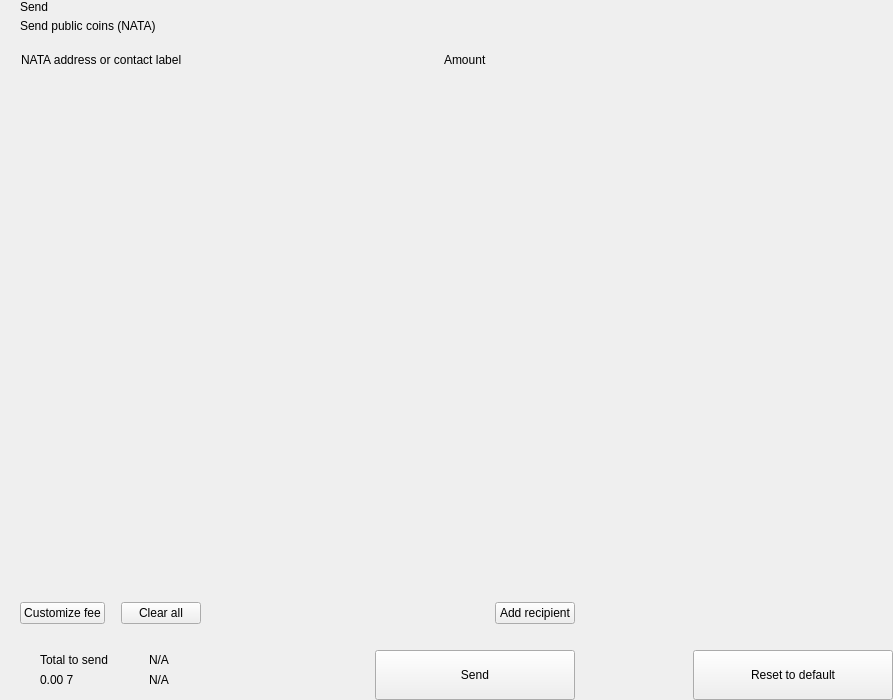
<?xml version="1.0" encoding="UTF-8"?>
<ui version="4.0">
 <class>send</class>
 <widget class="QWidget" name="send">
  <property name="geometry">
   <rect>
    <x>0</x>
    <y>0</y>
    <width>893</width>
    <height>700</height>
   </rect>
  </property>
  <property name="windowTitle">
   <string>Form</string>
  </property>
  <layout class="QHBoxLayout" name="horizontalLayout_2" stretch="2,1">
   <property name="spacing">
    <number>0</number>
   </property>
   <property name="leftMargin">
    <number>0</number>
   </property>
   <property name="topMargin">
    <number>0</number>
   </property>
   <property name="rightMargin">
    <number>0</number>
   </property>
   <property name="bottomMargin">
    <number>0</number>
   </property>
   <item>
    <widget class="QWidget" name="left" native="true">
     <layout class="QVBoxLayout" name="verticalLayout_3">
      <property name="spacing">
       <number>0</number>
      </property>
      <property name="leftMargin">
       <number>0</number>
      </property>
      <property name="topMargin">
       <number>0</number>
      </property>
      <property name="rightMargin">
       <number>0</number>
      </property>
      <property name="bottomMargin">
       <number>0</number>
      </property>
      <item>
       <layout class="QVBoxLayout" name="verticalLayout_22" stretch="0,0,0,1,0,0,0,0">
        <property name="spacing">
         <number>0</number>
        </property>
        <item>
         <layout class="QHBoxLayout" name="horizontalLayout_3">
          <property name="spacing">
           <number>0</number>
          </property>
          <property name="leftMargin">
           <number>20</number>
          </property>
          <property name="rightMargin">
           <number>20</number>
          </property>
          <item>
           <layout class="QVBoxLayout" name="verticalLayout">
            <property name="spacing">
             <number>5</number>
            </property>
            <item>
             <widget class="QLabel" name="labelTitle">
              <property name="text">
               <string>Send</string>
              </property>
              <property name="alignment">
               <set>Qt::AlignLeading|Qt::AlignLeft|Qt::AlignVCenter</set>
              </property>
             </widget>
            </item>
            <item>
             <widget class="QLabel" name="labelSubtitle1">
              <property name="text">
               <string>Send public coins (NATA)</string>
              </property>
             </widget>
            </item>
           </layout>
          </item>
          <item>
           <spacer name="horizontalSpacer">
            <property name="orientation">
             <enum>Qt::Horizontal</enum>
            </property>
            <property name="sizeHint" stdset="0">
             <size>
              <width>40</width>
              <height>20</height>
             </size>
            </property>
           </spacer>
          </item>
         </layout>
        </item>
        <item>
         <spacer name="verticalSpacer_2">
          <property name="orientation">
           <enum>Qt::Vertical</enum>
          </property>
          <property name="sizeType">
           <enum>QSizePolicy::Fixed</enum>
          </property>
          <property name="sizeHint" stdset="0">
           <size>
            <width>20</width>
            <height>20</height>
           </size>
          </property>
         </spacer>
        </item>
        <item>
         <layout class="QHBoxLayout" name="horizontalLayout" stretch="6,0,2">
          <property name="spacing">
           <number>0</number>
          </property>
          <property name="leftMargin">
           <number>10</number>
          </property>
          <property name="topMargin">
           <number>0</number>
          </property>
          <property name="rightMargin">
           <number>20</number>
          </property>
          <property name="bottomMargin">
           <number>0</number>
          </property>
          <item>
           <widget class="QLabel" name="labelSubtitleAddress">
            <property name="styleSheet">
             <string notr="true">margin-left:8px;</string>
            </property>
            <property name="text">
             <string>NATA address or contact label</string>
            </property>
           </widget>
          </item>
          <item>
           <spacer name="horizontalSpacer_3">
            <property name="orientation">
             <enum>Qt::Horizontal</enum>
            </property>
            <property name="sizeType">
             <enum>QSizePolicy::Fixed</enum>
            </property>
            <property name="sizeHint" stdset="0">
             <size>
              <width>40</width>
              <height>1</height>
             </size>
            </property>
           </spacer>
          </item>
          <item>
           <widget class="QLabel" name="labelSubtitleAmount">
            <property name="text">
             <string>Amount</string>
            </property>
           </widget>
          </item>
         </layout>
        </item>
        <item>
         <widget class="QScrollArea" name="scrollArea">
          <property name="minimumSize">
           <size>
            <width>0</width>
            <height>350</height>
           </size>
          </property>
          <property name="styleSheet">
           <string notr="true">#scrollArea {
            background:transparent;
            margin-top:10px;
}</string>
          </property>
          <property name="horizontalScrollBarPolicy">
           <enum>Qt::ScrollBarAlwaysOff</enum>
          </property>
          <property name="sizeAdjustPolicy">
           <enum>QAbstractScrollArea::AdjustIgnored</enum>
          </property>
          <property name="widgetResizable">
           <bool>true</bool>
          </property>
          <property name="alignment">
           <set>Qt::AlignLeading|Qt::AlignLeft|Qt::AlignTop</set>
          </property>
          <widget class="QWidget" name="scrollAreaWidgetContents">
           <property name="geometry">
            <rect>
             <x>0</x>
             <y>0</y>
             <width>591</width>
             <height>16</height>
            </rect>
           </property>
           <property name="sizePolicy">
            <sizepolicy hsizetype="Preferred" vsizetype="Maximum">
             <horstretch>0</horstretch>
             <verstretch>0</verstretch>
            </sizepolicy>
           </property>
           <property name="autoFillBackground">
            <bool>false</bool>
           </property>
           <property name="styleSheet">
            <string notr="true">#scrollAreaWidgetContents {
             background:transparent;
             }</string>
           </property>
           <layout class="QVBoxLayout" name="verticalLayout_7">
            <property name="spacing">
             <number>0</number>
            </property>
            <property name="sizeConstraint">
             <enum>QLayout::SetDefaultConstraint</enum>
            </property>
            <property name="leftMargin">
             <number>0</number>
            </property>
            <property name="topMargin">
             <number>0</number>
            </property>
            <property name="rightMargin">
             <number>0</number>
            </property>
            <property name="bottomMargin">
             <number>0</number>
            </property>
           </layout>
          </widget>
         </widget>
        </item>
        <item>
         <spacer name="verticalSpacer_4">
          <property name="orientation">
           <enum>Qt::Vertical</enum>
          </property>
          <property name="sizeType">
           <enum>QSizePolicy::Fixed</enum>
          </property>
          <property name="sizeHint" stdset="0">
           <size>
            <width>20</width>
            <height>20</height>
           </size>
          </property>
         </spacer>
        </item>
        <item>
         <layout class="QHBoxLayout" name="horizontalLayout_20">
          <property name="spacing">
           <number>6</number>
          </property>
          <property name="leftMargin">
           <number>20</number>
          </property>
          <property name="rightMargin">
           <number>20</number>
          </property>
          <item>
           <widget class="QPushButton" name="pushButtonFee">
            <property name="focusPolicy">
             <enum>Qt::NoFocus</enum>
            </property>
            <property name="text">
             <string>Customize fee</string>
            </property>
           </widget>
          </item>
          <item>
           <spacer name="horizontalSpacer_11">
            <property name="orientation">
             <enum>Qt::Horizontal</enum>
            </property>
            <property name="sizeType">
             <enum>QSizePolicy::Minimum</enum>
            </property>
            <property name="sizeHint" stdset="0">
             <size>
              <width>10</width>
              <height>20</height>
             </size>
            </property>
           </spacer>
          </item>
          <item>
           <widget class="QPushButton" name="pushButtonClear">
            <property name="focusPolicy">
             <enum>Qt::NoFocus</enum>
            </property>
            <property name="layoutDirection">
             <enum>Qt::RightToLeft</enum>
            </property>
            <property name="text">
             <string>Clear all</string>
            </property>
           </widget>
          </item>
          <item>
           <spacer name="horizontalSpacer_2">
            <property name="orientation">
             <enum>Qt::Horizontal</enum>
            </property>
            <property name="sizeHint" stdset="0">
             <size>
              <width>40</width>
              <height>20</height>
             </size>
            </property>
           </spacer>
          </item>
          <item>
           <widget class="QPushButton" name="pushButtonAddRecipient">
            <property name="focusPolicy">
             <enum>Qt::NoFocus</enum>
            </property>
            <property name="text">
             <string>Add recipient</string>
            </property>
           </widget>
          </item>
         </layout>
        </item>
        <item>
         <spacer name="verticalSpacer">
          <property name="orientation">
           <enum>Qt::Vertical</enum>
          </property>
          <property name="sizeType">
           <enum>QSizePolicy::Fixed</enum>
          </property>
          <property name="sizeHint" stdset="0">
           <size>
            <width>20</width>
            <height>16</height>
           </size>
          </property>
         </spacer>
        </item>
        <item>
         <layout class="QHBoxLayout" name="horizontalLayout_7">
          <property name="rightMargin">
           <number>20</number>
          </property>
          <item>
           <layout class="QHBoxLayout" name="horizontalLayout_10">
            <property name="spacing">
             <number>0</number>
            </property>
            <property name="leftMargin">
             <number>8</number>
            </property>
            <item>
             <widget class="QStackedWidget" name="stackedWidget">
              <property name="minimumSize">
               <size>
                <width>0</width>
                <height>60</height>
               </size>
              </property>
              <property name="maximumSize">
               <size>
                <width>16777215</width>
                <height>60</height>
               </size>
              </property>
              <widget class="QWidget" name="page1">
               <layout class="QVBoxLayout" name="verticalLayout_71" stretch="0">
                <property name="spacing">
                 <number>6</number>
                </property>
                <property name="leftMargin">
                 <number>12</number>
                </property>
                <property name="topMargin">
                 <number>0</number>
                </property>
                <property name="rightMargin">
                 <number>0</number>
                </property>
                <property name="bottomMargin">
                 <number>0</number>
                </property>
                <item>
                 <widget class="QWidget" name="coinWidget" native="true">
                  <property name="minimumSize">
                   <size>
                    <width>0</width>
                    <height>60</height>
                   </size>
                  </property>
                  <property name="maximumSize">
                   <size>
                    <width>16777215</width>
                    <height>60</height>
                   </size>
                  </property>
                  <layout class="QHBoxLayout" name="horizontalLayout_9">
                   <property name="spacing">
                    <number>0</number>
                   </property>
                   <property name="leftMargin">
                    <number>20</number>
                   </property>
                   <property name="topMargin">
                    <number>10</number>
                   </property>
                   <property name="rightMargin">
                    <number>20</number>
                   </property>
                   <property name="bottomMargin">
                    <number>10</number>
                   </property>
                   <item>
                    <layout class="QVBoxLayout" name="verticalSend">
                     <property name="spacing">
                      <number>0</number>
                     </property>
                     <item>
                      <widget class="QLabel" name="labelTitleTotalSend">
                       <property name="text">
                        <string>Total to send</string>
                       </property>
                      </widget>
                     </item>
                     <item>
                      <widget class="QLabel" name="labelAmountSend">
                       <property name="text">
                        <string notr="true">0.00 7</string>
                       </property>
                      </widget>
                     </item>
                    </layout>
                   </item>
                   <item>
                    <spacer name="horizontalSpacer_9">
                     <property name="orientation">
                      <enum>Qt::Horizontal</enum>
                     </property>
                     <property name="sizeType">
                      <enum>QSizePolicy::Fixed</enum>
                     </property>
                     <property name="sizeHint" stdset="0">
                      <size>
                       <width>20</width>
                       <height>20</height>
                      </size>
                     </property>
                    </spacer>
                   </item>
                   <item>
                    <widget class="QLabel" name="labelLine">
                     <property name="minimumSize">
                      <size>
                       <width>1</width>
                       <height>0</height>
                      </size>
                     </property>
                     <property name="maximumSize">
                      <size>
                       <width>1</width>
                       <height>16777215</height>
                      </size>
                     </property>
                     <property name="text">
                      <string/>
                     </property>
                    </widget>
                   </item>
                   <item>
                    <spacer name="horizontalSpacer_10">
                     <property name="orientation">
                      <enum>Qt::Horizontal</enum>
                     </property>
                     <property name="sizeType">
                      <enum>QSizePolicy::Fixed</enum>
                     </property>
                     <property name="sizeHint" stdset="0">
                      <size>
                       <width>20</width>
                       <height>20</height>
                      </size>
                     </property>
                    </spacer>
                   </item>
                   <item>
                    <layout class="QVBoxLayout" name="verticalRemaining">
                     <property name="spacing">
                      <number>0</number>
                     </property>
                     <item>
                      <widget class="QLabel" name="labelTitleTotalRemaining">
                       <property name="text">
                        <string notr="true">N/A</string>
                       </property>
                      </widget>
                     </item>
                     <item>
                      <widget class="QLabel" name="labelAmountRemaining">
                       <property name="text">
                        <string notr="true">N/A</string>
                       </property>
                      </widget>
                     </item>
                    </layout>
                   </item>
                  </layout>
                 </widget>
                </item>
               </layout>
              </widget>
              <widget class="QWidget" name="page_2"/>
             </widget>
            </item>
           </layout>
          </item>
          <item>
           <spacer name="horizontalSpacer_5">
            <property name="orientation">
             <enum>Qt::Horizontal</enum>
            </property>
            <property name="sizeType">
             <enum>QSizePolicy::Expanding</enum>
            </property>
            <property name="sizeHint" stdset="0">
             <size>
              <width>40</width>
              <height>20</height>
             </size>
            </property>
           </spacer>
          </item>
          <item alignment="Qt::AlignBottom">
           <widget class="QPushButton" name="pushButtonSave">
            <property name="minimumSize">
             <size>
              <width>200</width>
              <height>50</height>
             </size>
            </property>
            <property name="maximumSize">
             <size>
              <width>200</width>
              <height>50</height>
             </size>
            </property>
            <property name="focusPolicy">
             <enum>Qt::NoFocus</enum>
            </property>
            <property name="text">
             <string>Send</string>
            </property>
           </widget>
          </item>
         </layout>
        </item>
       </layout>
      </item>
     </layout>
    </widget>
   </item>
   <item>
    <widget class="QWidget" name="right" native="true">
     <layout class="QVBoxLayout" name="verticalLayout_5">
      <property name="leftMargin">
       <number>0</number>
      </property>
      <property name="topMargin">
       <number>0</number>
      </property>
      <property name="rightMargin">
       <number>0</number>
      </property>
      <property name="bottomMargin">
       <number>0</number>
      </property>
      <item>
       <layout class="QVBoxLayout" name="verticalLayout_4">
        <property name="spacing">
         <number>6</number>
        </property>
        <item>
         <widget class="OptionButton" name="btnCoinControl" native="true">
          <property name="minimumSize">
           <size>
            <width>0</width>
            <height>50</height>
           </size>
          </property>
         </widget>
        </item>
        <item>
         <widget class="OptionButton" name="btnChangeAddress" native="true">
          <property name="minimumSize">
           <size>
            <width>0</width>
            <height>50</height>
           </size>
          </property>
         </widget>
        </item>
        <item>
         <widget class="OptionButton" name="btnUri" native="true">
          <property name="minimumSize">
           <size>
            <width>0</width>
            <height>50</height>
           </size>
          </property>
         </widget>
        </item>
        <item>
         <spacer name="verticalSpacer_5">
          <property name="orientation">
           <enum>Qt::Vertical</enum>
          </property>
          <property name="sizeHint" stdset="0">
           <size>
            <width>20</width>
            <height>40</height>
           </size>
          </property>
         </spacer>
        </item>
        <item>
         <layout class="QHBoxLayout" name="horizontalLayout_8">
          <item>
           <spacer name="horizontalSpacer_7">
            <property name="orientation">
             <enum>Qt::Horizontal</enum>
            </property>
            <property name="sizeHint" stdset="0">
             <size>
              <width>40</width>
              <height>20</height>
             </size>
            </property>
           </spacer>
          </item>
          <item>
           <widget class="QPushButton" name="pushButtonReset">
            <property name="minimumSize">
             <size>
              <width>200</width>
              <height>50</height>
             </size>
            </property>
            <property name="maximumSize">
             <size>
              <width>200</width>
              <height>50</height>
             </size>
            </property>
            <property name="focusPolicy">
             <enum>Qt::NoFocus</enum>
            </property>
            <property name="text">
             <string>Reset to default</string>
            </property>
           </widget>
          </item>
         </layout>
        </item>
       </layout>
      </item>
     </layout>
    </widget>
   </item>
  </layout>
 </widget>
 <customwidgets>
  <customwidget>
   <class>OptionButton</class>
   <extends>QWidget</extends>
   <header>qt/natami/optionbutton.h</header>
   <container>1</container>
  </customwidget>
 </customwidgets>
 <resources/>
 <connections/>
</ui>
